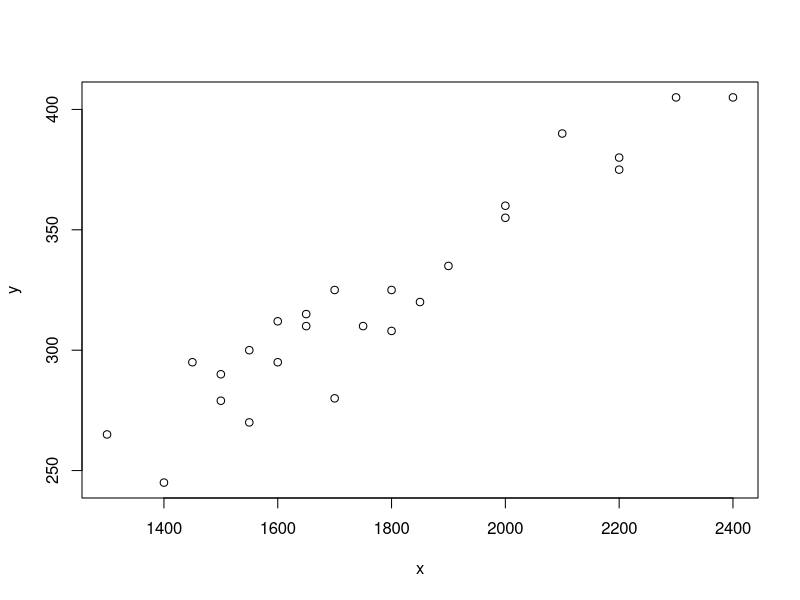

Reproduce this figure in R.
## ---- chunk 1
library(readr)
houses <- read.table("houses.txt", header = TRUE)
head(houses)
## ---- chunk 2
x = houses$living_area
y = houses$price
plot(x, y)
## ---- chunk 3
#manual calculation
b1 = sum((x - mean(x))*(y - mean(y))) / sum((x-mean(x))^2) #by least sq formula
cat("least square est of b1 is", b1, "\n")
b0 = mean(y) - b1 * mean(x)
cat("least square est of b0 is", b0)

fit = lm(y~x)
summary(fit)
## ---- chunk 4
sxx = sum((x - mean(x))^2)
alpha = 0.05
sb1 = summary(fit)$coefficients[2,2]
tstar = (b1 - 0)/sb1
cat("test stat is:", tstar, "\n") 

n = 25
tcritical = qt(1 - alpha/2, n - 2)
cat("critical value is:", tcritical, "\n")

## ---- chunk 5
variance = 44^2
sxx = sum((x - mean(x))^2)
variance_b1 = variance / sxx # by formula 
b1_not = 0.1
delta = abs(b1_not - 0) / sqrt(variance_b1) # by delta formula
power = pt(qt(1 - (alpha / 2), n-2), n-2, ncp = delta, low = F) + 
  pt(-qt(1 - (alpha / 2), n-2 ), n-2, ncp = delta, low = T)
power
## ---- chunk 6
confint(fit, level = 0.95)
## ---- chunk 7
newdata = data.frame(x = 2000)
predict(fit, newdata = newdata, interval = "confidence", level = 0.95)
## ---- chunk 8
predict(fit, newdata = newdata, interval = "pred", level = 0.95)
## ---- chunk 9
xh = 2000
xbar = mean(x)
yhat = fit$fitted.values
SSE  = sum((y - yhat)^2)
MSE = SSE / (n - 2)
s = sqrt(MSE)
xbar = mean(x)
yhath = fit$coefficients[1] + fit$coefficients[2] *xh
syhath = s * sqrt(1/n+((xh-xbar)^2) / sxx)
W = sqrt(2 * qf(1 - alpha, df1 = 2, df2 = n-2))
wh.lower = yhath - W * syhath
wh.upper = yhath + W*syhath
cat("lower value is ", wh.lower, "\n")
cat("upper value is ", wh.upper, "\n")
